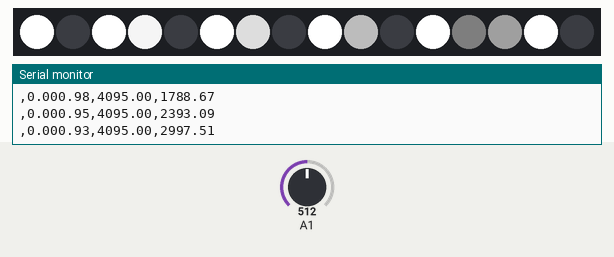
Recording of a sketch running on a simulated Arduino Uno, built for the host (arithmetic inside an expression is 32-bit, double 64-bit). On the bench: 16 RGB LEDs in strip order, left to right, the last lines printed to the serial monitor. The test bench sets the inputs (shaded band); at power-on: A1 = 512.

Above: at 1.2 s.
1.3 s: A1 set to 716
At 1.69 s:
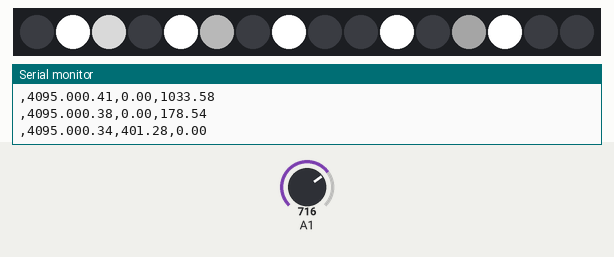
3.0 s: A1 set to 900
At 3.22 s:
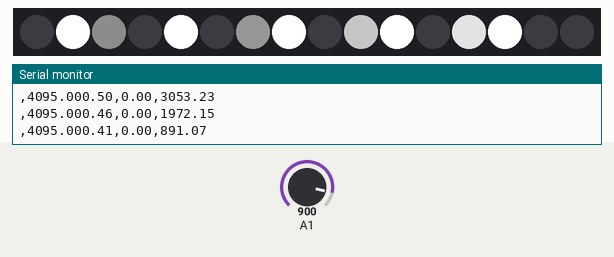
4.5 s: A1 set to 511
At 4.76 s:
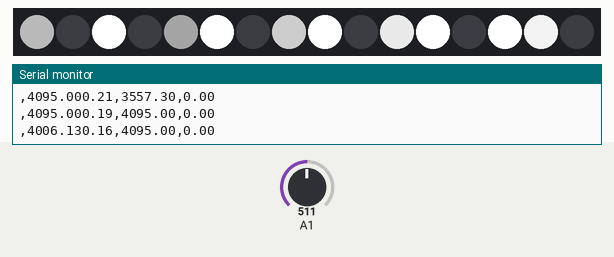
Timing chart, 0 to 7.5 s (numbered marks = the images above; inputs shaded):
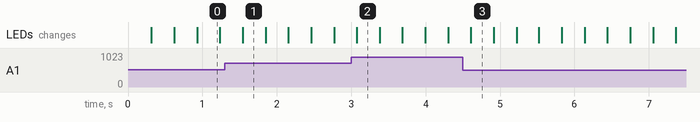

The sketch:

TLC5940_Test1.ino
```cpp
// YES THIS FILE IS MESSY I KNOW

#include <Tlc5940.h>
#define DEBUG 2 // 0 == off, 1 == errors, 2 == more things, 3 == all the things
#define NUMBER_OF_LEDS 21 // Number of LEDS in use
#define MAX_PWM_VALUE 4095 // Maximum value of PWM driver. For TLC5940s that's 4095
#define potValue 4095

float pi = 22/7; // Self-explainatory

/* Initialize arrays */
int chanRed[NUM_TLCS*16/3];
int chanGreen[NUM_TLCS*16/3];
int chanBlue[NUM_TLCS*16/3];
int sizeOfArrays= (NUM_TLCS*16) - (NUM_TLCS*16)%3; // Make sure the array's fit for RGB LEDs and not any accidental RG LEDs
//int potValue; // ...and the potmeter for speed control

void setup(){
  Serial.begin(9600);
  Serial.print("Number of TLCs: ");
  Serial.println(NUM_TLCS);

  Tlc.init();
  Tlc.clear();
}

void loop(){
 for(float i = 1; i > 0; i -= getSpeed()){
//    potValue = map(analogRead(A0), 0, 1024, 0, MAX_PWM_VALUE);
  for(int y = 0; y < NUMBER_OF_LEDS; y++){
    float offset = (1.0/NUMBER_OF_LEDS)*y;
    setColorLED(y, sinRed(i+offset, y), sinGreen(i+offset, y), sinBlue(i+offset, y));
  }

  updateColors();
  delay(1);
  }
}
```

functions.ino
```cpp
// Float mapping!
float map_double(double x, double in_min, double in_max, double out_min, double out_max){
  return (x - in_min) * (out_max - out_min) / (in_max - in_min) + out_min;
}

// Calculate the various colors
int sinRed(float x, int y){
  float valUnconstrained = ((2 * 1.5) / pi * asin(sin(2 * pi / 1 * x + (pi / 2))) + 0.5);
  float val = constrain(valUnconstrained, 0.0, 1.0);
  if(y == 0 && DEBUG > 1){
    Serial.print(x);
    Serial.print(",");
    Serial.print(map_double(val, 0.0, 1.0, 0.0, 4095.0));
  }
  return map_double(val, 0.0, 1.0, 0, potValue);
}

int sinGreen(float x, int y){
  float valUnconstrained = ((2 * 1.5) / pi * asin(sin(2 * pi / 1 * x - (pi / 6))) + 0.5);
  float val = constrain(valUnconstrained, 0.0, 1.0);
   if(y == 0 && DEBUG > 1){
    Serial.print(",");
    Serial.print(map_double(val, 0.0, 1.0, 0, potValue));
   }
  return map_double(val, 0.0, 1.0, 0, potValue);
}

int sinBlue(float x, int y){
  float valUnconstrained = ((2 * 1.5) / pi * asin(sin(2 * pi / 1 * x - 5 * (pi / 6))) + 0.5);
  float val = constrain(valUnconstrained, 0.0, 1.0);
   if(y == 0 && DEBUG > 1){
    Serial.print(",");
    Serial.println(map_double(val, 0.0, 1.0, 0, potValue));
   }
  return map_double(val, 0.0, 1.0, 0, potValue);
}


void setColorLED(int numLED, int red, int green, int blue){
  chanRed[numLED] = red;
  chanGreen[numLED] = green;
  chanBlue[numLED] = blue;

  if(DEBUG > 2){
    Serial.print("LED number ");
    Serial.print(numLED);
    Serial.print(" now has RGB values ");
    Serial.print(red);
    Serial.print(", ");
    Serial.print(green);
    Serial.print(", ");
    Serial.println(blue);
  }
}

void updateColors(){
  Tlc.clear();  // Clear out the old values
  /* Push values from arrays to the TLC library */ // Until I dig into the lib itself and find a cleaner way to do that...
  for(int i = 0; i < sizeOfArrays; i+=3){
    Tlc.set(i, chanRed[i/3]);
    Tlc.set(i+1, chanGreen[i/3]);
    Tlc.set(i+2, chanBlue[i/3]);
  }
  Tlc.update(); // Write values to chips and apply them
}

float getSpeed(){
  float temp = map (analogRead(A1), 20, 1020, 0, 1000);
  temp = 0.00005 * temp;
  return temp;
}
```
